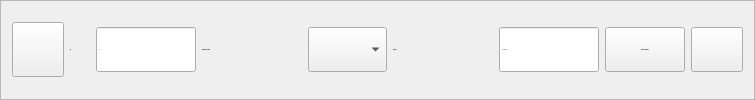
          <widget class="QFrame" name="frame">
           <property name="minimumSize">
            <size>
             <width>0</width>
             <height>0</height>
            </size>
           </property>
           <property name="font">
            <font>
             <weight>75</weight>
             <bold>true</bold>
            </font>
           </property>
           <property name="frameShape">
            <enum>QFrame::StyledPanel</enum>
           </property>
           <property name="frameShadow">
            <enum>QFrame::Raised</enum>
           </property>
           <layout class="QHBoxLayout" name="horizontalLayout_14">
            <item>
             <widget class="QPushButton" name="calendar">
              <property name="minimumSize">
               <size>
                <width>52</width>
                <height>55</height>
               </size>
              </property>
              <property name="maximumSize">
               <size>
                <width>65</width>
                <height>55</height>
               </size>
              </property>
              <property name="toolTip">
               <string>&lt;html&gt;&lt;head/&gt;&lt;body&gt;&lt;p&gt;Set meeting date&lt;/p&gt;&lt;/body&gt;&lt;/html&gt;</string>
              </property>
              <property name="whatsThis">
               <string>&lt;html&gt;&lt;head/&gt;&lt;body&gt;&lt;p&gt;&lt;br/&gt;&lt;/p&gt;&lt;/body&gt;&lt;/html&gt;</string>
              </property>
              <property name="text">
               <string/>
              </property>
              <property name="icon">
               <iconset>
                <normaloff>icons/board-meeting (2).png</normaloff>icons/board-meeting (2).png</iconset>
              </property>
              <property name="iconSize">
               <size>
                <width>60</width>
                <height>48</height>
               </size>
              </property>
              <property name="checkable">
               <bool>true</bool>
              </property>
             </widget>
            </item>
            <item>
             <layout class="QHBoxLayout" name="horizontalLayout_9">
              <item>
               <widget class="QLabel" name="label_6">
                <property name="minimumSize">
                 <size>
                  <width>20</width>
                  <height>0</height>
                 </size>
                </property>
                <property name="maximumSize">
                 <size>
                  <width>20</width>
                  <height>16777215</height>
                 </size>
                </property>
                <property name="font">
                 <font>
                  <pointsize>-1</pointsize>
                 </font>
                </property>
                <property name="text">
                 <string>ID:</string>
                </property>
               </widget>
              </item>
              <item>
               <widget class="QLineEdit" name="ID_line">
                <property name="minimumSize">
                 <size>
                  <width>100</width>
                  <height>40</height>
                 </size>
                </property>
                <property name="maximumSize">
                 <size>
                  <width>150</width>
                  <height>45</height>
                 </size>
                </property>
                <property name="font">
                 <font>
                  <pointsize>-1</pointsize>
                 </font>
                </property>
                <property name="readOnly">
                 <bool>true</bool>
                </property>
                <property name="placeholderText">
                 <string>id....</string>
                </property>
               </widget>
              </item>
             </layout>
            </item>
            <item>
             <layout class="QHBoxLayout" name="horizontalLayout_11">
              <item>
               <widget class="QLabel" name="label_8">
                <property name="minimumSize">
                 <size>
                  <width>100</width>
                  <height>0</height>
                 </size>
                </property>
                <property name="maximumSize">
                 <size>
                  <width>150</width>
                  <height>16777215</height>
                 </size>
                </property>
                <property name="font">
                 <font>
                  <pointsize>-1</pointsize>
                 </font>
                </property>
                <property name="text">
                 <string>Functional Team:</string>
                </property>
               </widget>
              </item>
              <item>
               <widget class="QComboBox" name="department_combo">
                <property name="minimumSize">
                 <size>
                  <width>0</width>
                  <height>40</height>
                 </size>
                </property>
                <property name="maximumSize">
                 <size>
                  <width>16777215</width>
                  <height>45</height>
                 </size>
                </property>
                <property name="font">
                 <font>
                  <weight>75</weight>
                  <bold>true</bold>
                 </font>
                </property>
               </widget>
              </item>
             </layout>
            </item>
            <item>
             <layout class="QHBoxLayout" name="horizontalLayout_27">
              <item>
               <widget class="QLabel" name="label_19">
                <property name="minimumSize">
                 <size>
                  <width>100</width>
                  <height>0</height>
                 </size>
                </property>
                <property name="maximumSize">
                 <size>
                  <width>150</width>
                  <height>16777215</height>
                 </size>
                </property>
                <property name="font">
                 <font>
                  <pointsize>-1</pointsize>
                 </font>
                </property>
                <property name="text">
                 <string>Risk no.:</string>
                </property>
               </widget>
              </item>
              <item>
               <widget class="QLineEdit" name="risk_no_line_edit">
                <property name="minimumSize">
                 <size>
                  <width>100</width>
                  <height>40</height>
                 </size>
                </property>
                <property name="maximumSize">
                 <size>
                  <width>150</width>
                  <height>45</height>
                 </size>
                </property>
                <property name="font">
                 <font>
                  <pointsize>-1</pointsize>
                 </font>
                </property>
                <property name="text">
                 <string/>
                </property>
                <property name="readOnly">
                 <bool>true</bool>
                </property>
                <property name="placeholderText">
                 <string>risk number...</string>
                </property>
               </widget>
              </item>
             </layout>
            </item>
            <item>
             <widget class="QPushButton" name="add_devices_affected">
              <property name="minimumSize">
               <size>
                <width>52</width>
                <height>45</height>
               </size>
              </property>
              <property name="font">
               <font>
                <pointsize>-1</pointsize>
               </font>
              </property>
              <property name="text">
               <string>Devices affected</string>
              </property>
             </widget>
            </item>
            <item>
             <widget class="QPushButton" name="notification_btn">
              <property name="minimumSize">
               <size>
                <width>52</width>
                <height>45</height>
               </size>
              </property>
              <property name="maximumSize">
               <size>
                <width>45</width>
                <height>16777215</height>
               </size>
              </property>
              <property name="text">
               <string/>
              </property>
              <property name="icon">
               <iconset>
                <normaloff>icons/bell.png</normaloff>icons/bell.png</iconset>
              </property>
             </widget>
            </item>
           </layout>
          </widget>
